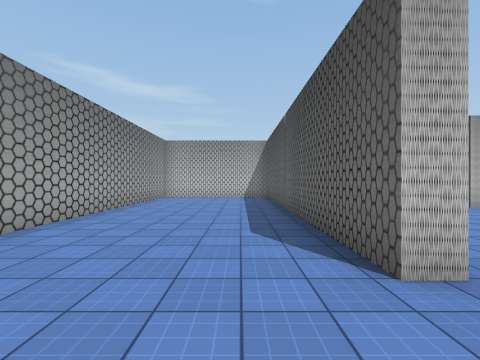
View 1 (above)

18 first-person views from a walk through a scene from a Unity 3-D project. The camera is 1.5 m above the floor, looks level and sees 85° across. The floor is counted in squares, 2 m on a side. Each view is taken from the middle of a square. On the plan, view 1 faces up. The plan holds only what a view shows up to about 9 squares ahead; the rest is blank. The place goes on beyond the plan. The player is left out. Some surface patterns are stand-ins.

View 2
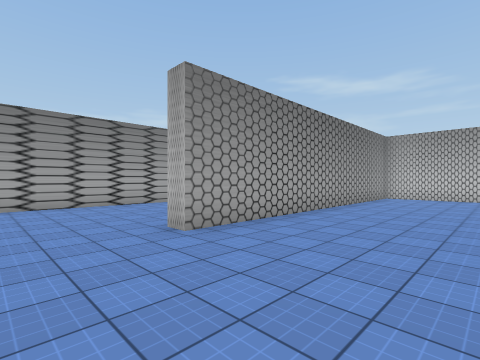

View 3
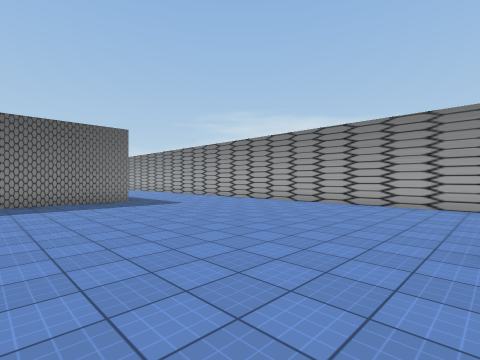

View 4
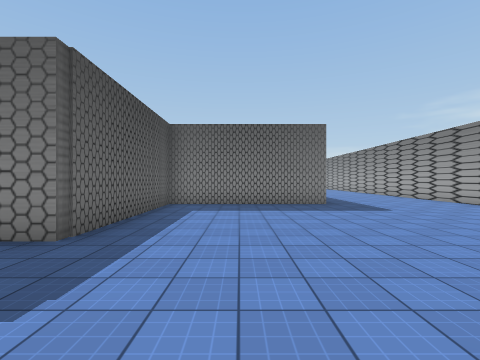

View 5
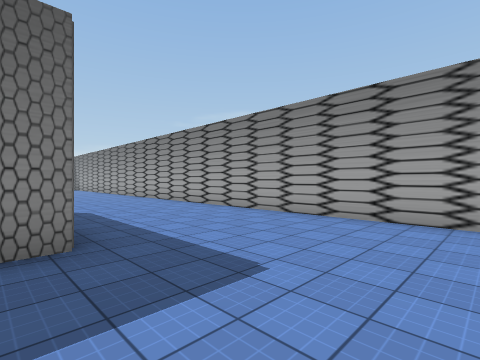

View 6
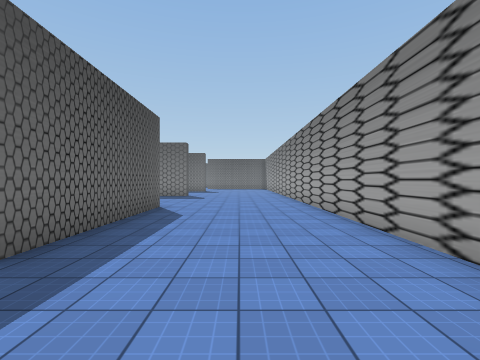

View 7
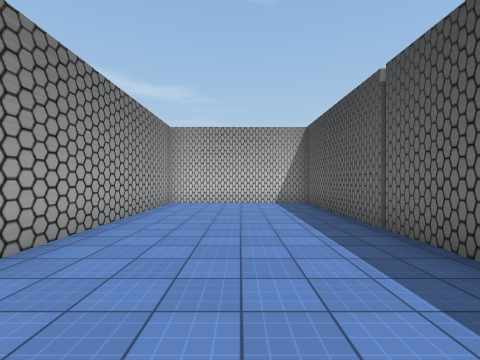

View 8
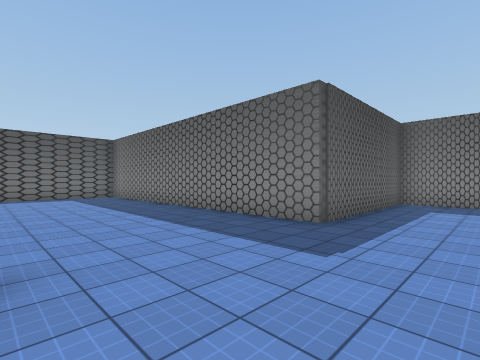

View 9
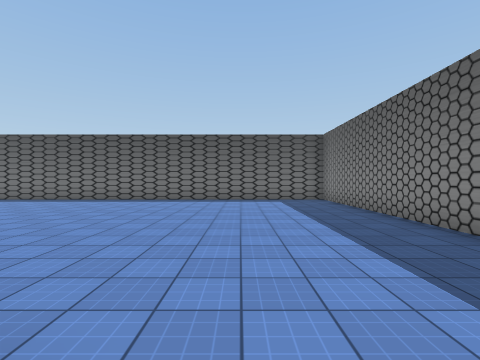

View 10
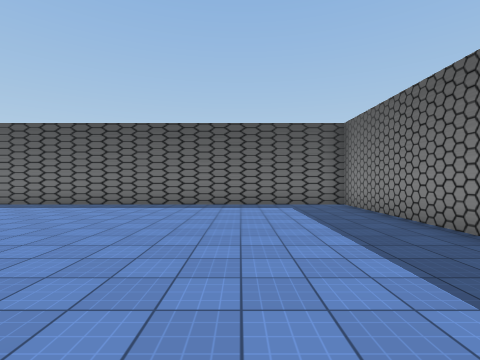

View 11
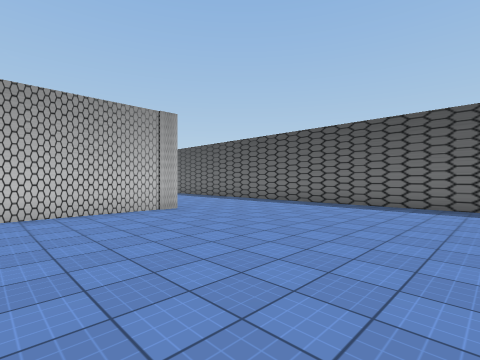

View 12
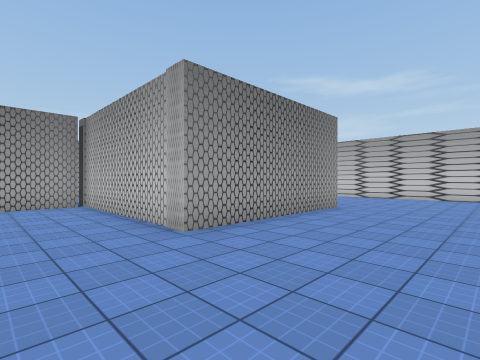

View 13
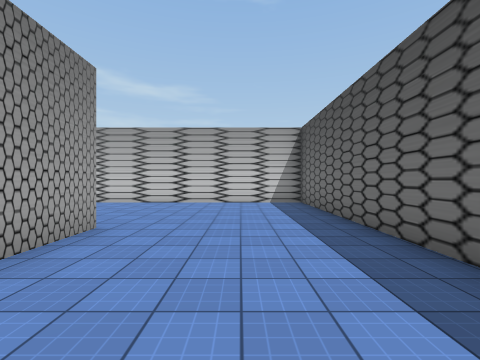

View 14
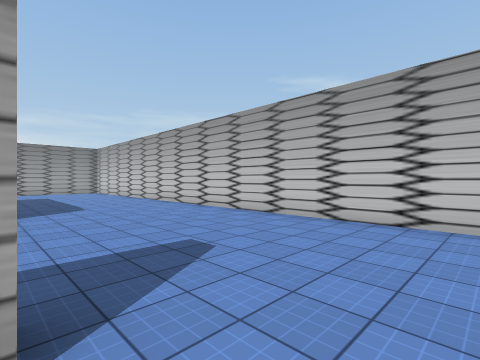

View 15
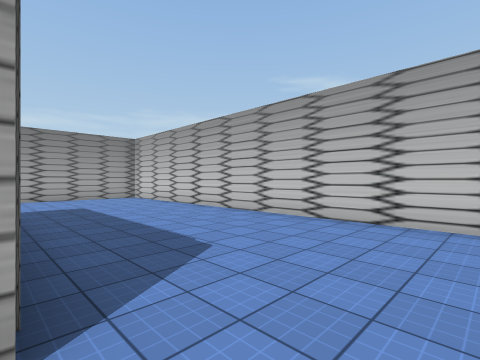

View 16
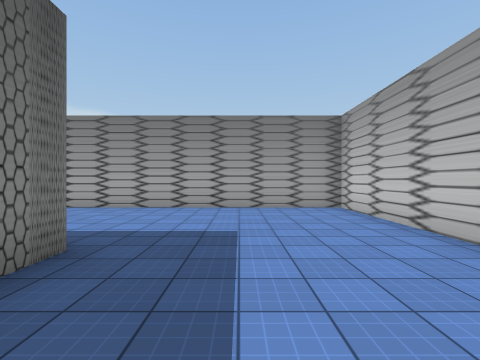

View 17
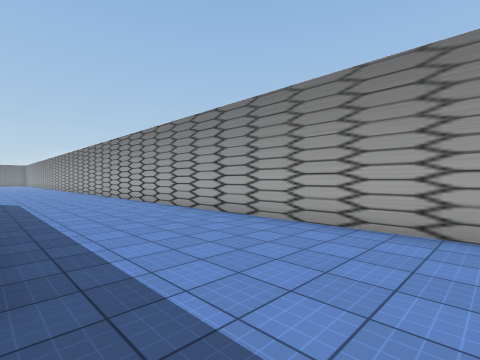

View 18
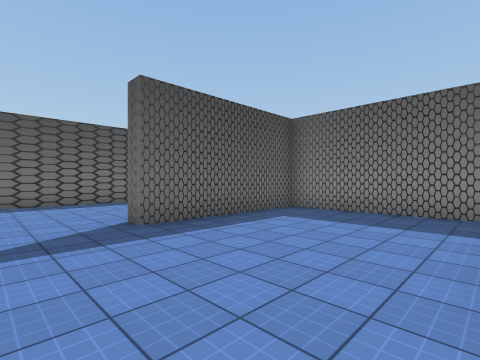

### Floor plan
Points are (right, up) in squares from view 1. A wall is a line through its corners. A room is listed if a view was taken in it or the views show most of it. See-through windows are left out.
Room 1 (views 1, 2, 3, 4, 5, 6, 7, 8, 9)
walls: (1.2, 1.9) (1.2, 11.7) (-3.3, 11.7) (-3.3, 2.2) (-3.9, 2.2); (-8.1, 1.4) (-8.1, -2.6); (-8.1, -4.1) (-8.1, -14); (-3.8, -12.4) (-3.8, -7.2) (1.2, -7.2) (1.2, -2.2)
ways out: opening at (-6, 2.3) to room 2; opening at (2, 0) to room 2; opening at (-6, -13.7)
Room 2 (views 10, 11, 12, 13, 14, 15, 16, 17, 18)
walls: (2.2, 7.6) (6.2, 7.6) (6.2, 12.2) (6.8, 12.2) (6.8, 7.1) (1.1, 7.1); (1.7, 7.2) (1.7, 5.2); (1.8, 1.9) (1.2, 1.9); (-3.9, 12.2) (-3, 12.2); (11.1, 10.1) (11.1, 16.8) (-8.1, 16.8) (-8.1, 1.4); (1.2, -2.2) (11.1, -2.2) (11.1, 8.4)
ways out: opening at (-6, 2.3) to room 1; opening at (2, 0) to room 1

Positions as (right, up) in squares from view 1, and headings:
1: (0, 0), facing up
2: (0, 0), facing up-left
3: (0, 2), facing down-left
4: (-1, 1), facing down
5: (-3, -4), facing down-left
6: (-6, -5), facing down
7: (-1, 3), facing up
8: (-1, 2), facing down-right
9: (1, 1), facing right
10: (3, 1), facing right
11: (3, 1), facing up-right
12: (10, 5), facing up-left
13: (9, 8), facing up
14: (8, 12), facing up-left
15: (3, 12), facing up-left
16: (-1, 14), facing left
17: (-4, 14), facing down-left
18: (2, 14), facing down-right
